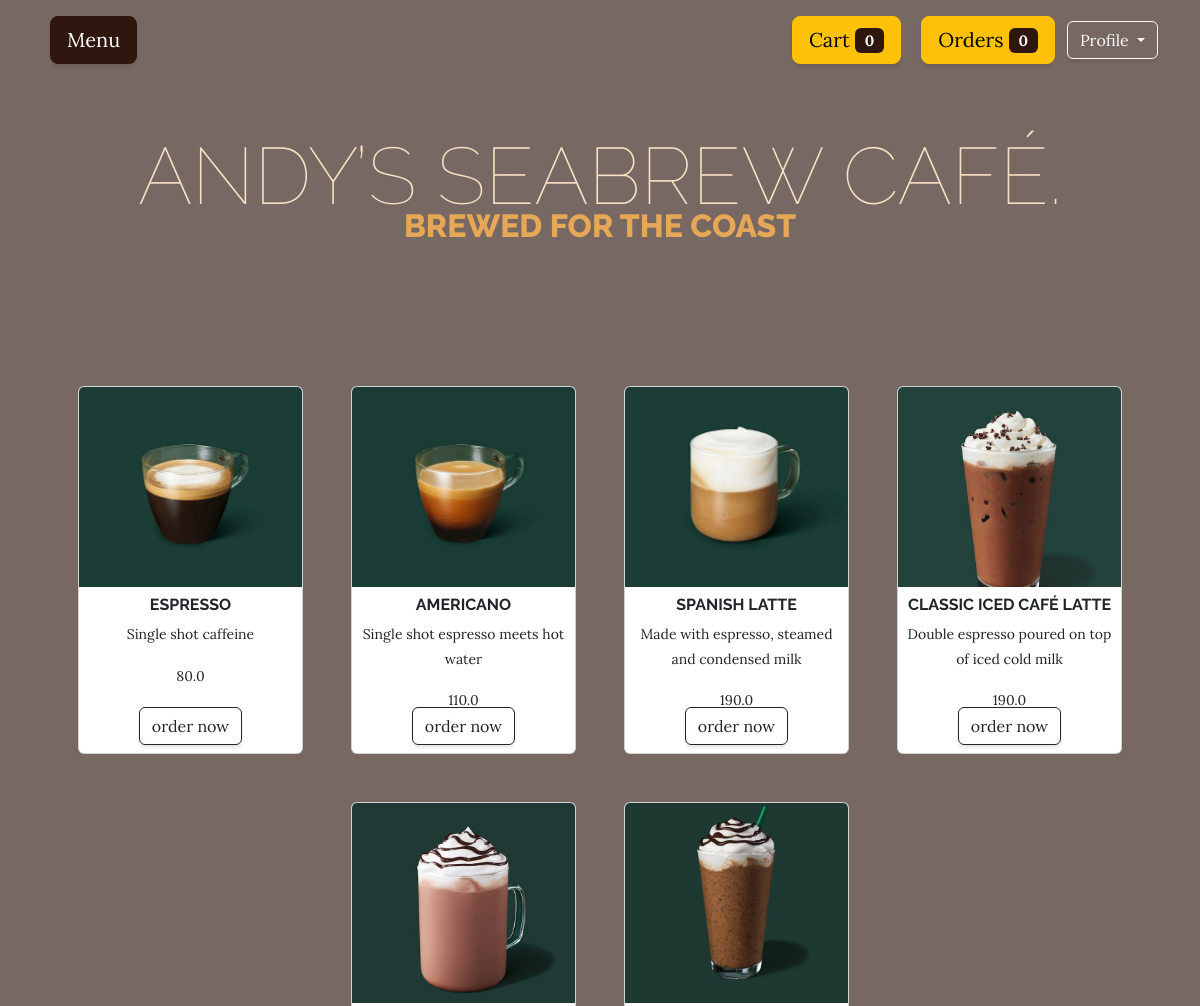
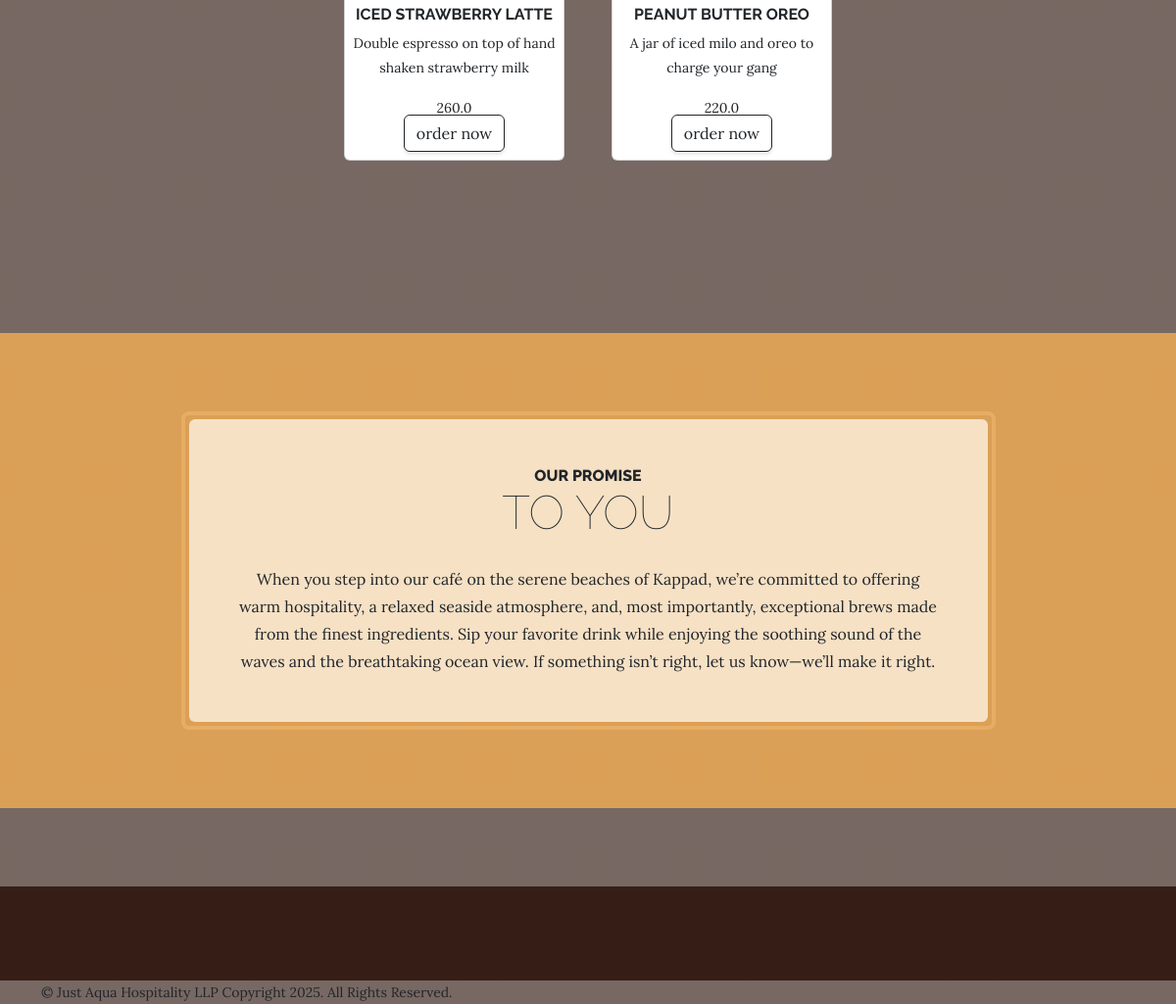
The app's page /menu/ with its own data (2 pictures, top to bottom).
### userapp/models.py (models this page shows, shortened)
class Product(models.Model):
    product_name=models.CharField(max_length=100)
    price=models.FloatField()
    Category=models.ForeignKey(Category,on_delete=models.CASCADE)
    description=models.TextField()
    image=models.ImageField(upload_to='media/')
    is_active=models.BooleanField(default=True)

### userapp/views.py (the view)
# urls.py: path('menu/',views.Menulist.as_view(),name='menu_view'),
class Menulist(TemplateView):
    template_name='menu.html'
    def get_context_data(self, **kwargs):
        context=super().get_context_data(**kwargs)
        context['products']=Product.objects.all()
        return context

### userapp/context_processors.py (called while the page is built)
def cart_count(request):
    if request.user.is_authenticated:
        count=Cart.objects.filter(user=request.user).exclude(status="order-placed").count()
        return {'count':count}
    else:
        return {'count':0}

def order_count(request):
    if request.user.is_authenticated:
        count=Orders.objects.filter(user=request.user).exclude(status="in-cart").count()
        return {'ord_count':count}
    else:
        return{'ord_count':0}

### userapp/templates/menu.html
{% extends 'index.html' %}
{% block content %}
<section class="py-5">
    <div class="container px-4 px-lg-5 mt-3">
        <div class="row gx-4 gx-lg-5 row-cols-2 row-cols-md-3 row-cols-xl-4 justify-content-center">
            {% for i in products %}
            <div class="col mb-5">
                <div class="card h-100">
                    <img class="card-img-top" src="{{i.image.url}}" alt="..." style="height: 200px; object-fit: cover;" />
                    <div class="card-body p-2" style="height:120px">
                        <div class="text-center">
                            <h5 class="fw-bolder" style="font-size: 1rem;">{{i.product_name}}</h5>
                            <p style="font-size: 0.875rem;">{{i.description}}</p>
                            <span style="font-size: 0.875rem;">{{i.price}}</span>
                        </div>
                    </div>
                    <div class="card-footer p-2 pt-0 border-top-0 bg-transparent">
                        <div class="text-center"><a class="btn btn-outline-dark mt-auto" href="{% url 'addcart_view' i.id%}">order now</a></div>
                    </div>
                </div>
            </div>
            {% endfor %}
        </div>
    </div>
</section>
{% endblock %}

### userapp/templates/index.html (shortened to what this page needs)
{% load static %}
<!DOCTYPE html>
<html lang="en">
    <head>
        <link href="{% static 'css/styles.css' %}" rel="stylesheet" />
    </head>
    <body>
        <div class="container">
            <div class="d-flex justify-content-between mt-3">
                <a class="btn btn-secondary btn-lg mx-2" href="{% url 'menu_view' %}">Menu</a>
                <div>
                    <a class="btn btn-warning btn-lg mx-2" href="{% url 'cartlist_view' %}">Cart <span class="badge bg-secondary">{{ count }}</span></a>
                    <a class="btn btn-warning btn-lg mx-2" href="{% url 'orderlist_view' %}">Orders <span class="badge bg-secondary">{{ ord_count }}</span></a>
                    <div class="dropdown d-inline-block">
                        <a class="btn btn-outline-light dropdown-toggle" href="#" role="button" id="profileDropdown" data-bs-toggle="dropdown" aria-expanded="false">
                             Profile
                        </a>
                    </div>
                </div>
            </div>
        </div>
        <header>
            <h1 class="site-heading text-center text-faded d-none d-lg-block">
                <span class="site-heading-lower">Andy’s Seabrew Café.</span>
                <span class="site-heading-upper text-primary mb-3">Brewed for the Coast</span>
            </h1>
        </header>
        {% block content %}{% endblock %}
        <section class="page-section cta">
            <div class="container">
                <div class="row">
                    <div class="col-xl-9 mx-auto">
                        <div class="cta-inner bg-faded text-center rounded">
                            <h2 class="section-heading mb-4">
                                <span class="section-heading-upper">Our Promise</span>
                                <span class="section-heading-lower">To You</span>
                            </h2>
                            <p class="mb-0">When you step into our café on the serene beaches of Kappad, we’re committed to offering warm hospitality, a relaxed seaside atmosphere, and, most importantly, exceptional brews made from the finest ingredients. Sip your favorite drink while enjoying the soothing sound of the waves and the breathtaking ocean view. If something isn’t right, let us know—we’ll make it right.</p>
                    </div>
                </div>
            </div>
        </section>
        <footer class="footer text-faded text-center py-5"></footer>
            <div class="container"><p class="m-0 small"> © Just Aqua Hospitality LLP Copyright 2025. All Rights Reserved.</p></div>
    </body>
</html>

### records on screen
Product: image (picture), product_name "ESPRESSO", description "Single shot caffeine", price "80.0"
Product: image (picture), product_name "AMERICANO", description "Single shot espresso meets hot water", price "110.0"
Product: image (picture), product_name "SPANISH LATTE", description "Made with espresso, steamed and condensed milk", price "190.0"
Product: image (picture), product_name "CLASSIC ICED CAFÉ LATTE", description "Double espresso poured on top of iced cold milk", price "190.0"
Product: image (picture), product_name "ICED STRAWBERRY LATTE", description "Double espresso on top of hand shaken strawberry milk", price "260.0"
Product: image (picture), product_name "PEANUT BUTTER OREO", description "A jar of iced milo and oreo to charge your gang", price "220.0"

### other values on screen
{{ count }} "0"
{{ ord_count }} "0"
